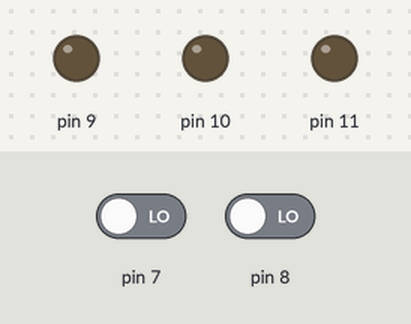
Recording of a sketch running on a simulated Arduino Uno, built with avr-gcc and run on an emulated ATmega328P. Shown: output pins drawn as LEDs (lit = HIGH). Dashed ring = blinking. Inputs (shaded band) come from the test bench; at power-on: pin 7 LOW, pin 8 LOW.

Above: at 1.2 s.
1.3 s: pin 7 driven HIGH
At 1.55 s:
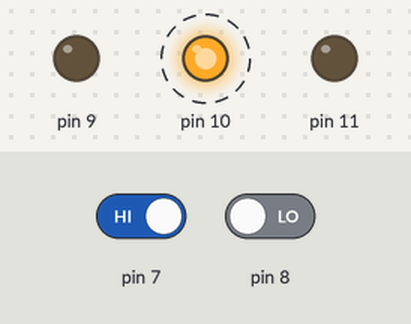
4.3 s: pin 8 driven HIGH
At 4.55 s:
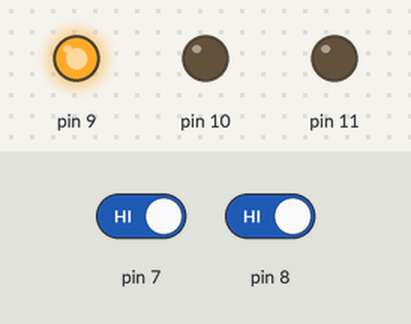
7.3 s: pin 8 driven LOW
At 7.55 s:
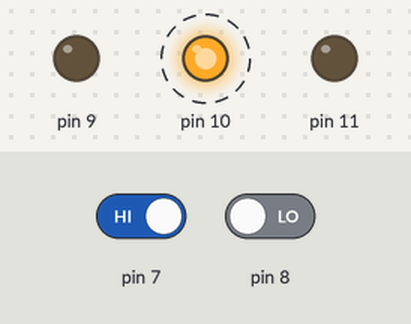
10.3 s: pin 7 driven LOW
At 10.3 s:
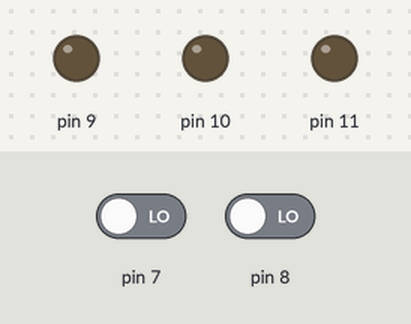
Timing chart, 0 to 12.8 s (numbered marks = the images above; inputs shaded):
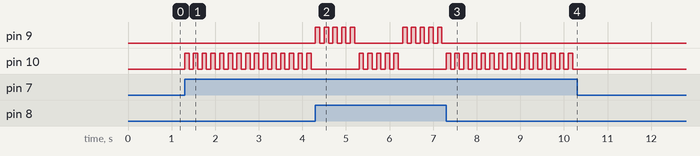

Measured:
- after the input at 1.3 s, pin 10: alternates HIGH for 0.10 s and LOW for 0.10 s, starting at once
- after the input at 4.3 s, pin 9: goes 4 × (HIGH 0.10 s, LOW 0.10 s), HIGH 0.10 s, LOW 1.1 s, 4 × (HIGH 0.10 s, LOW 0.10 s), HIGH 0.10 s, then LOW, starting at once
- after the input at 7.3 s, pin 9: stops changing and stays LOW
- after the input at 10.3 s, pin 10: stops changing and stays LOW

The sketch:

1120____servo.ino
```cpp
#include <Servo.h>

void setup() {
  pinMode(9,OUTPUT);
  pinMode(10,OUTPUT);
  pinMode(11,OUTPUT);
  pinMode(8,INPUT);
  pinMode(7,INPUT);

}

void loop() {
  int b=digitalRead(8);
  int t=digitalRead(7);
  if(b==1)
  {
   for(int i=0;i<5;i++)
   {
    digitalWrite(9,1);
    delay(100);
    digitalWrite(9,0);
    delay(100);
   }

  }
  if(t==1)
  {
    for(int i=0;i<5;i++)
   {
    digitalWrite(10,1);
    delay(100);
    digitalWrite(10,0);
    delay(100);
   }
  }

}
```
